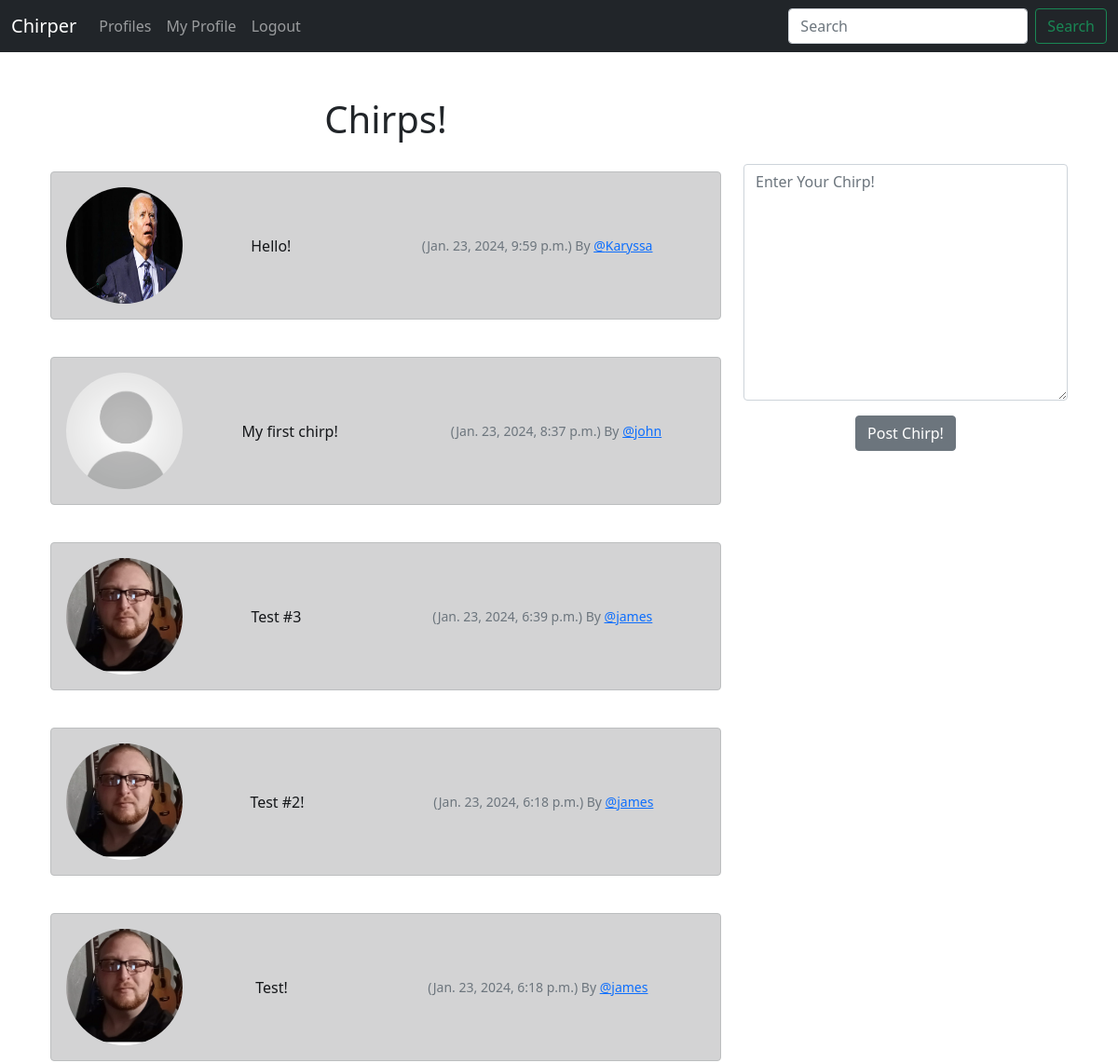
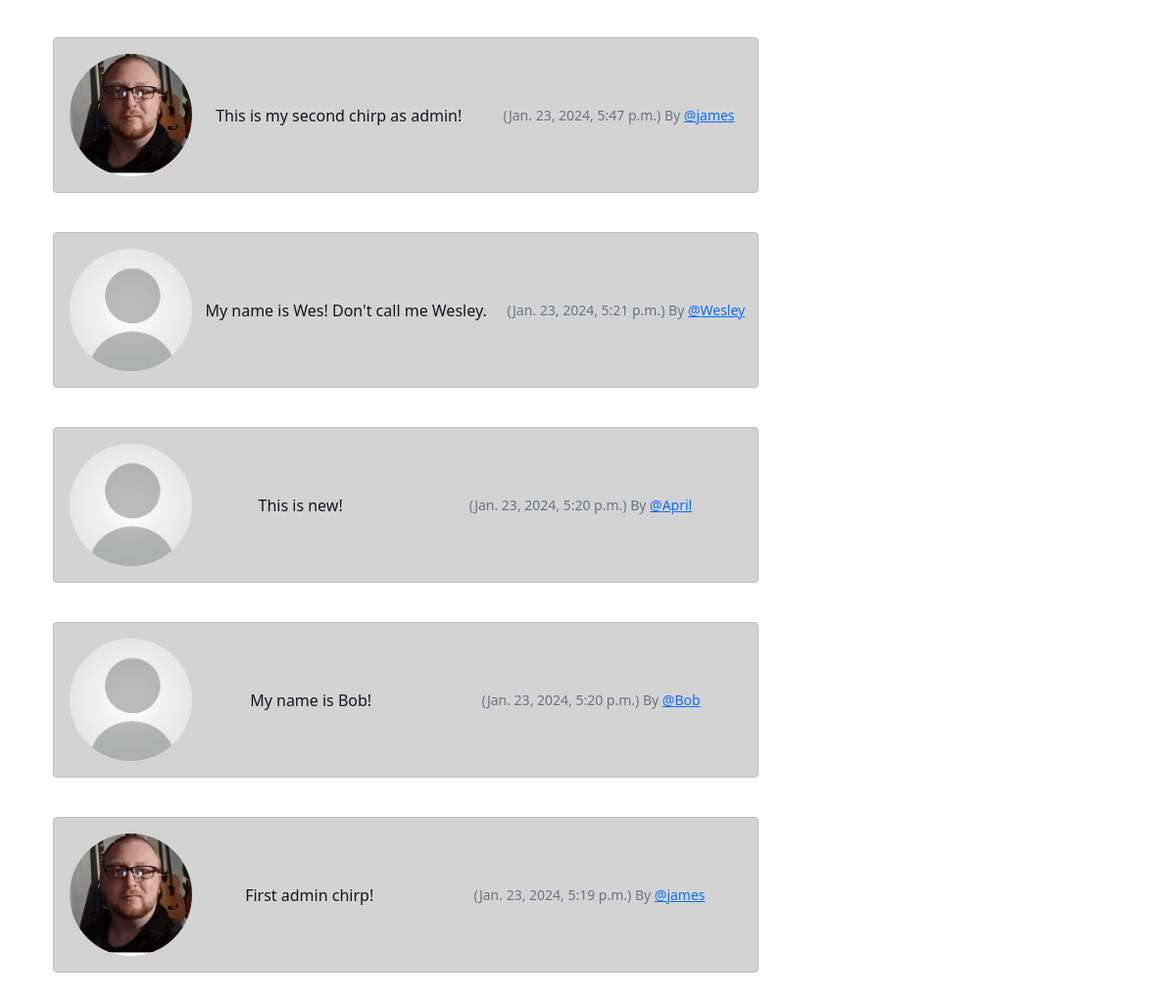
The app's page / (signed in) with its own data (2 pictures, top to bottom).
### Chirper/models.py (models this page shows, shortened)
class Chirp(models.Model):
    user = models.ForeignKey(
        User, related_name="chirps",
        on_delete = models.DO_NOTHING
    )
    body = models.CharField(max_length=200)
    created_at = models.DateTimeField(auto_now_add=True)

class Profile(models.Model):
    user = models.OneToOneField(User, on_delete=models.CASCADE)
    follows = models.ManyToManyField("self", related_name="followed_by", symmetrical=False, blank=True)
    date_modified = models.DateTimeField(User, auto_now=True)
    profile_image = models.ImageField(null=True, blank=True, upload_to="images/")

### Chirper/views.py (the view, shortened to what this page needs)
# urls.py: path('', views.home, name="home"),
def home(request):
    if request.user.is_authenticated:
        form = ChirpForm(request.POST or None)
        chirps = Chirp.objects.all().order_by("-created_at")
        return render(request, 'home.html', { "chirps":chirps, "form":form })
    else:
        chirps = Chirp.objects.all().order_by("-created_at")
        return render(request, 'home.html', { "chirps":chirps })

### Chirper/forms.py
class ChirpForm(forms.ModelForm):
    body = forms.CharField(
        required=True,
        widget=forms.widgets.Textarea(
            attrs={
                "placeholder": "Enter Your Chirp!",
                "class":"form-control",
            }
        ),
        label="",
    )
    class Meta:
        model = Chirp
        exclude =("user",)

### Chirper/templates/home.html (shortened to what this page needs)
{% extends 'base.html' %}
{% load static %}
{% block content %}
    <div class="container text-center">
        <div class="row">
            <div class="col-8">
                <br><h1>Chirps!</h1><br>
                {% for chirp in chirps %}
                    <div class="alert alert-dark" role="alert" style="display:flex; align-items:center;">
                        <div class="col-md-2">
                            {% if chirp.user.profile.profile_image %}
                                <img src="{{ chirp.user.profile.profile_image.url }}" width="125" height="125" class="image-fluid rounded-circle" alt="{{ chirp.user.profile.user.username }}"/>
                            {% else %}
                                <img src="{% static 'images/generic-user-icon-12.jpg' %}" width="125" height="125" class="image-fluid rounded-circle" alt="{{ chirp.user.profile.user.username }}">
                            {% endif %}
                        </div>
                        <div class="col-md-10" style="display:flex; align-items:center;justify-content:space-around; margin: 2%">
                            {{ chirp.body }}
                            <small class="text-muted">({{ chirp.created_at }}) By <a href="{% url 'profile' chirp.user.id %}">@{{ chirp.user.username }}</a></small>
                        </div>
                    </div>
                    <br>
                {% endfor %}
            </div>
            <div class="col-4"><br><br><br><br>
                {% if form %}
                    <form method="POST">
                        {{ form.as_p }}
                        <button type="submit" class="btn btn-secondary">Post Chirp!</button>
                    </form>
                {% endif %}
            </div>
        </div>
    </div>
{% endblock %}

### records on screen
Chirp: user.profile.profile_image (picture), body "Hello!", created_at "Jan. 23, 2024, 9:59 p.m.", user.username "Karyssa"
Chirp: body "My first chirp!", created_at "Jan. 23, 2024, 8:37 p.m.", user.username "john"
Chirp: user.profile.profile_image (picture), body "Test #3", created_at "Jan. 23, 2024, 6:39 p.m.", user.username "james"
Chirp: user.profile.profile_image (picture), body "Test #2!", created_at "Jan. 23, 2024, 6:18 p.m.", user.username "james"
Chirp: user.profile.profile_image (picture), body "Test!", created_at "Jan. 23, 2024, 6:18 p.m.", user.username "james"
Chirp: user.profile.profile_image (picture), body "This is my second chirp as admin!", created_at "Jan. 23, 2024, 5:47 p.m.", user.username "james"
Chirp: body "My name is Wes! Don't call me Wesley.", created_at "Jan. 23, 2024, 5:21 p.m.", user.username "Wesley"
Chirp: body "This is new!", created_at "Jan. 23, 2024, 5:20 p.m.", user.username "April"
Chirp: body "My name is Bob!", created_at "Jan. 23, 2024, 5:20 p.m.", user.username "Bob"
Chirp: user.profile.profile_image (picture), body "First admin chirp!", created_at "Jan. 23, 2024, 5:19 p.m.", user.username "james"
